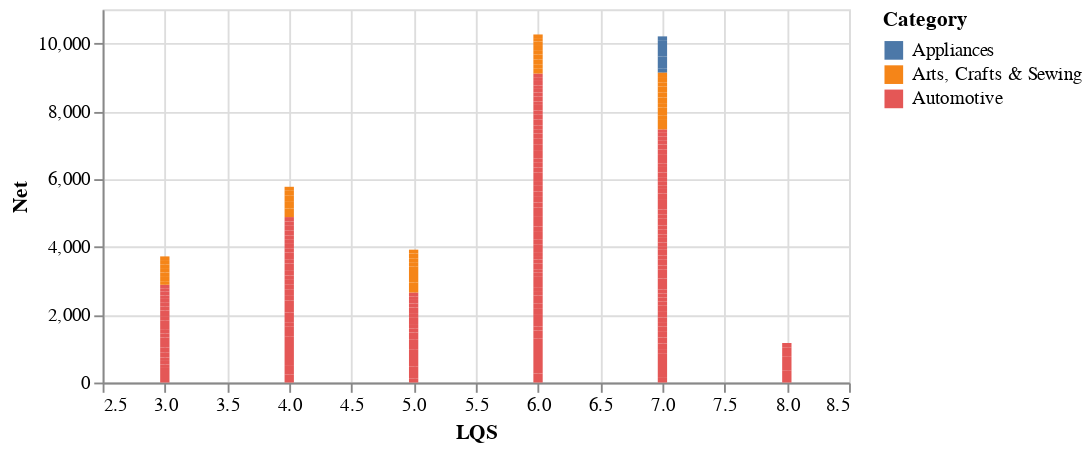

Write notebook code for a chart like this one.
### Code cell
plot_product_bar = alt.Chart(df).mark_bar().encode(
    x='LQS',
    y='Net:Q',
    color= 'Category:N', 
    tooltip=['Sellers', 'LQS', 'Reviews', 'Rank', 'Fees', 'Net', 'Est_Monthly_Sales','Est_Monthly_Revenue', 'Category', 'Product_Name']
).properties(width=400, height=200)

plot_product_bar

### Figure 1 — Vega-Lite specification as saved in the notebook (floating-point values rounded to 4 significant figures; data arrays with more than 128 entries replaced by an {"elided": "..."} marker saying what was removed)
{"config": {"view": {"continuousWidth": 400, "continuousHeight": 300}}, "data": {"name": "data-3b50b4528fbbed95e419cc83c04ee38b"}, "mark": "bar", "encoding": {"color": {"type": "nominal", "field": "Category"}, "tooltip": [{"type": "quantitative", "field": "Sellers"}, {"type": "quantitative", "field": "LQS"}, {"type": "quantitative", "field": "Reviews"}, {"type": "quantitative", "field": "Rank"}, {"type": "quantitative", "field": "Fees"}, {"type": "quantitative", "field": "Net"}, {"type": "quantitative", "field": "Est_Monthly_Sales"}, {"type": "quantitative", "field": "Est_Monthly_Revenue"}, {"type": "nominal", "field": "Category"}, {"type": "nominal", "field": "Product_Name"}], "x": {"type": "quantitative", "field": "LQS"}, "y": {"type": "quantitative", "field": "Net"}}, "height": 200, "width": 400, "$schema": "https://vega.github.io/schema/vega-lite/v4.8.1.json", "datasets": {"data-3b50b4528fbbed95e419cc83c04ee38b": {"elided": "206 records"}}}
